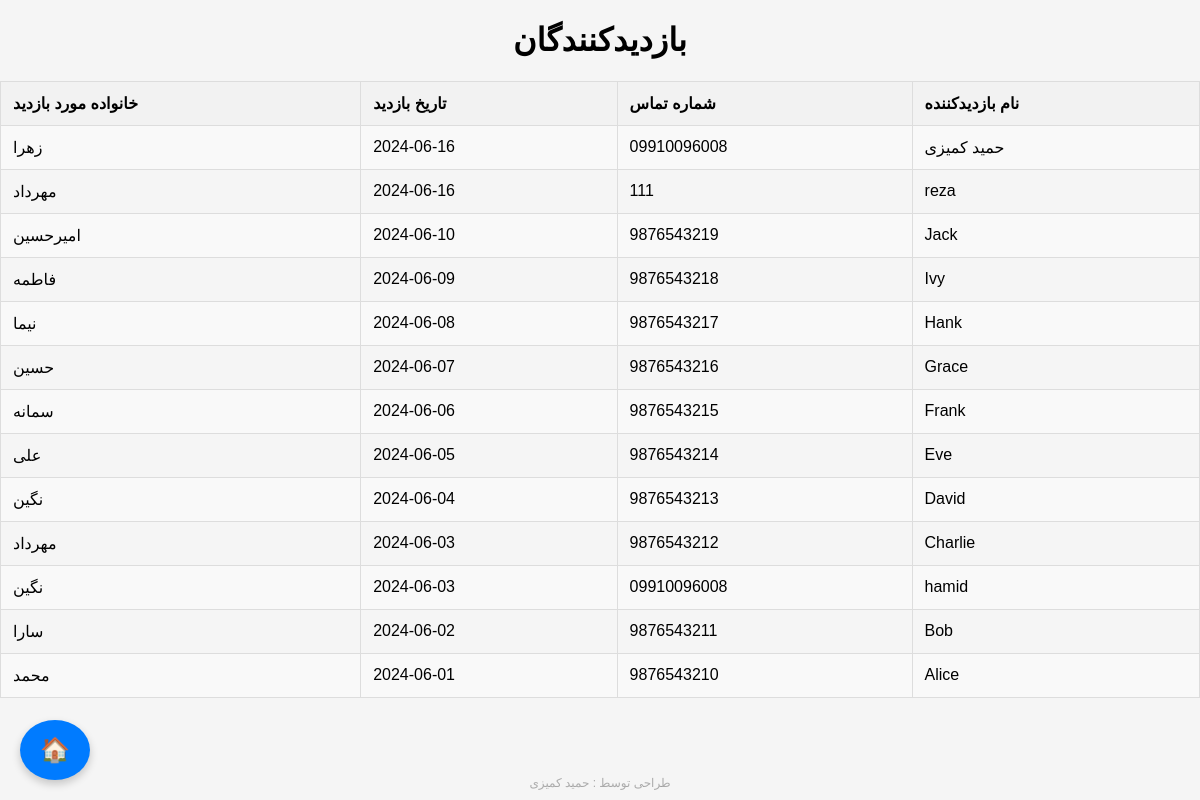
/view_visitors.php, run on the app's committed database.
### tables this page shows
CREATE TABLE `visitors` (
  `id` int(11) NOT NULL,
  `name` varchar(100) NOT NULL,
  `contact_number` varchar(20) NOT NULL,
  `visit_date` date NOT NULL,
  `family_id` int(11) DEFAULT NULL
);

CREATE TABLE `families` (
  `id` int(11) NOT NULL,
  `family_name` varchar(100) NOT NULL,
  `head_name` varchar(100) NOT NULL,
  `contact_number` varchar(20) NOT NULL,
  `apartment_number` varchar(20) NOT NULL
);

### view_visitors.php (the view, shortened to what this page needs)
<?php
include 'db.php';
$stmt = $pdo->query('SELECT visitors.*, families.family_name FROM visitors JOIN families ON visitors.family_id = families.id ORDER BY visit_date DESC');
$visitors = $stmt->fetchAll();
?>
<!DOCTYPE html>
<html lang="fa">
<head>
    <link rel="stylesheet" href="style.css">
</head>
<body>
    <h1>بازدیدکنندگان</h1>
    <table>
        <tr>
            <th>نام بازدیدکننده</th>
            <th>شماره تماس</th>
            <th>تاریخ بازدید</th>
            <th>خانواده مورد بازدید</th>
        </tr>
        <?php foreach ($visitors as $visitor): ?>
        <tr>
            <td><?= htmlspecialchars($visitor['name']) ?></td>
            <td><?= htmlspecialchars($visitor['contact_number']) ?></td>
            <td><?= htmlspecialchars($visitor['visit_date']) ?></td>
            <td><?= htmlspecialchars($visitor['family_name']) ?></td>
        </tr>
        <?php endforeach; ?>
    </table>
                <a href="dashboard.php" class="float-button">&#127968;</a>
        <?php include 'footer.php'; ?>
</body>
</html>

### style.css (style rules this page uses)
body { font-family: 'Iransans', Arial, sans-serif; margin: 0; padding: 0; background-color: #f5f5f5; direction: rtl; text-align: right; }
table { width: 100%; border-collapse: collapse; margin: 20px 0; }
table, th, td { border: 1px solid #ddd; }
th, td { padding: 12px; text-align: left; }
th { background-color: #f2f2f2; font-weight: bold; }
tr:nth-child(even) { background-color: #f9f9f9; }
h1 { text-align: center; }
a { display: inline-block; padding: 5px 10px; text-decoration: none; color: #333; border: 1px solid #ccc; background-color: #fff; border-radius: 3px; margin-top: 10px; }
.float-button { position: fixed; bottom: 20px; left: 20px; width: 50px; height: 50px; background-color: #007bff; color: #fff; border: none; border-radius: 50%; font-size: 24px; text-align: center; line-height: 50px; cursor: pointer; box-shadow: 0px 4px 8px rgba(0, 0, 0, 0.2); transition: background-color 0.3s ease; }

### data on the page
visitors: name "حمید کمیزی", contact_number "09910096008", visit_date "2024-06-16", family.family_name "زهرا"
visitors: name "reza", contact_number "111", visit_date "2024-06-16", family.family_name "مهرداد"
visitors: name "Jack", contact_number "9876543219", visit_date "2024-06-10", family.family_name "امیرحسین"
visitors: name "Ivy", contact_number "9876543218", visit_date "2024-06-09", family.family_name "فاطمه"
visitors: name "Hank", contact_number "9876543217", visit_date "2024-06-08", family.family_name "نیما"
visitors: name "Grace", contact_number "9876543216", visit_date "2024-06-07", family.family_name "حسین"
visitors: name "Frank", contact_number "9876543215", visit_date "2024-06-06", family.family_name "سمانه"
visitors: name "Eve", contact_number "9876543214", visit_date "2024-06-05", family.family_name "علی"
visitors: name "David", contact_number "9876543213", visit_date "2024-06-04", family.family_name "نگین"
visitors: name "Charlie", contact_number "9876543212", visit_date "2024-06-03", family.family_name "مهرداد"
visitors: name "hamid", contact_number "09910096008", visit_date "2024-06-03", family.family_name "نگین"
visitors: name "Bob", contact_number "9876543211", visit_date "2024-06-02", family.family_name "سارا"
visitors: name "Alice", contact_number "9876543210", visit_date "2024-06-01", family.family_name "محمد"
